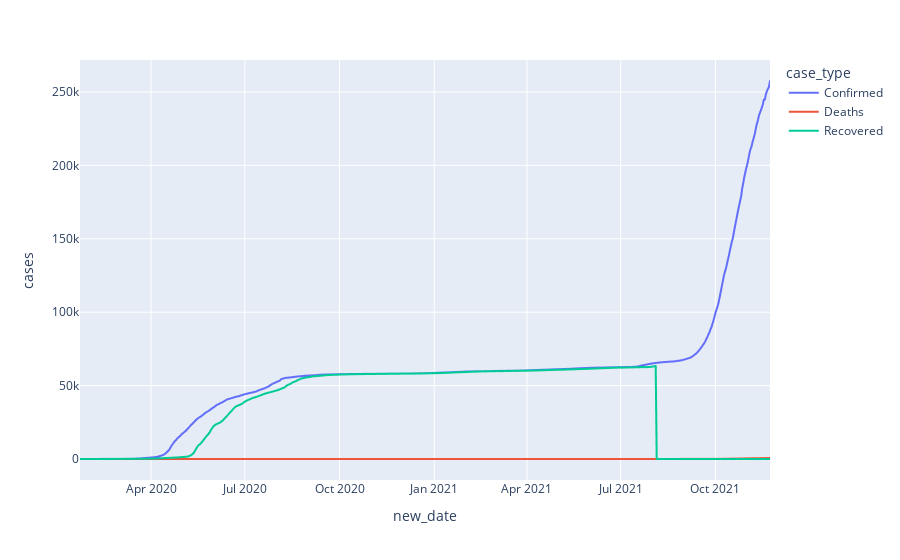

The notebook cell saved with this chart:
### Code cell
# df = px.data.gapminder().query("continent=='Oceania'")
fig = px.line(t2, x="new_date", y="cases", color='case_type')
fig.show()

### Figure 1 — Plotly figure (JSON) as saved in the notebook; plotly's stock layout.template omitted (floating-point values rounded to 4 significant figures; data arrays with more than 128 entries replaced by an {"elided": "..."} marker saying what was removed)
{"data": [{"hovertemplate": "case_type=Confirmed<br>new_date=%{x}<br>cases=%{y}<extra></extra>", "legendgroup": "Confirmed", "line": {"color": "#636efa", "dash": "solid"}, "mode": "lines", "name": "Confirmed", "showlegend": true, "type": "scattergl", "x": {"elided": "671 str values"}, "xaxis": "x", "y": {"elided": "671 int values"}, "yaxis": "y"}, {"hovertemplate": "case_type=Deaths<br>new_date=%{x}<br>cases=%{y}<extra></extra>", "legendgroup": "Deaths", "line": {"color": "#EF553B", "dash": "solid"}, "mode": "lines", "name": "Deaths", "showlegend": true, "type": "scattergl", "x": {"elided": "671 str values"}, "xaxis": "x", "y": {"elided": "671 int values"}, "yaxis": "y"}, {"hovertemplate": "case_type=Recovered<br>new_date=%{x}<br>cases=%{y}<extra></extra>", "legendgroup": "Recovered", "line": {"color": "#00cc96", "dash": "solid"}, "mode": "lines", "name": "Recovered", "showlegend": true, "type": "scattergl", "x": {"elided": "671 str values"}, "xaxis": "x", "y": {"elided": "671 int values"}, "yaxis": "y"}], "layout": {"autosize": true, "legend": {"title": {"text": "case_type"}, "tracegroupgap": 0}, "margin": {"t": 60}, "xaxis": {"anchor": "y", "autorange": true, "domain": [0, 1], "range": ["2020-01-23", "2021-11-23"], "title": {"text": "new_date"}, "type": "date"}, "yaxis": {"anchor": "x", "autorange": true, "domain": [0, 1], "range": [-14310.0, 271800.0], "title": {"text": "cases"}, "type": "linear"}}}
